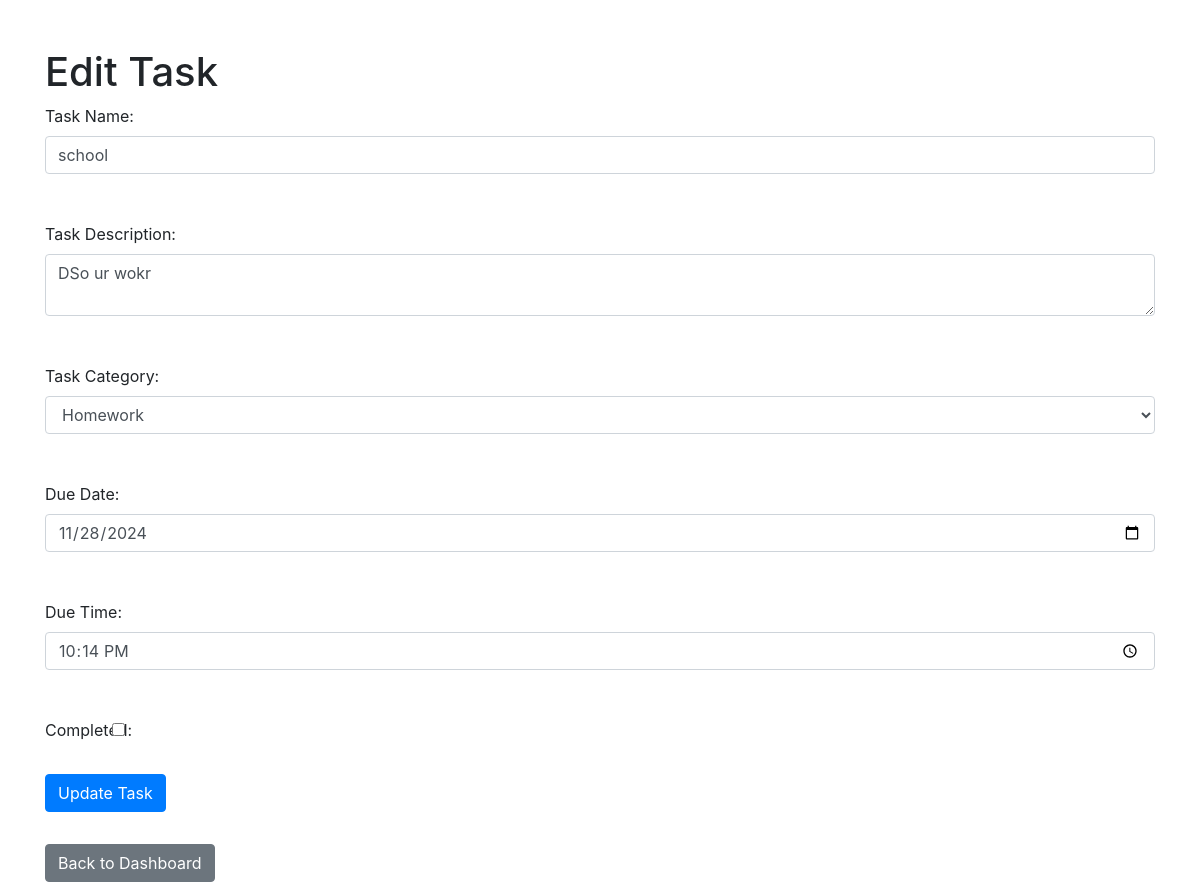
/edit_task/1 (signed in), run on an earlier commit of the app's database.
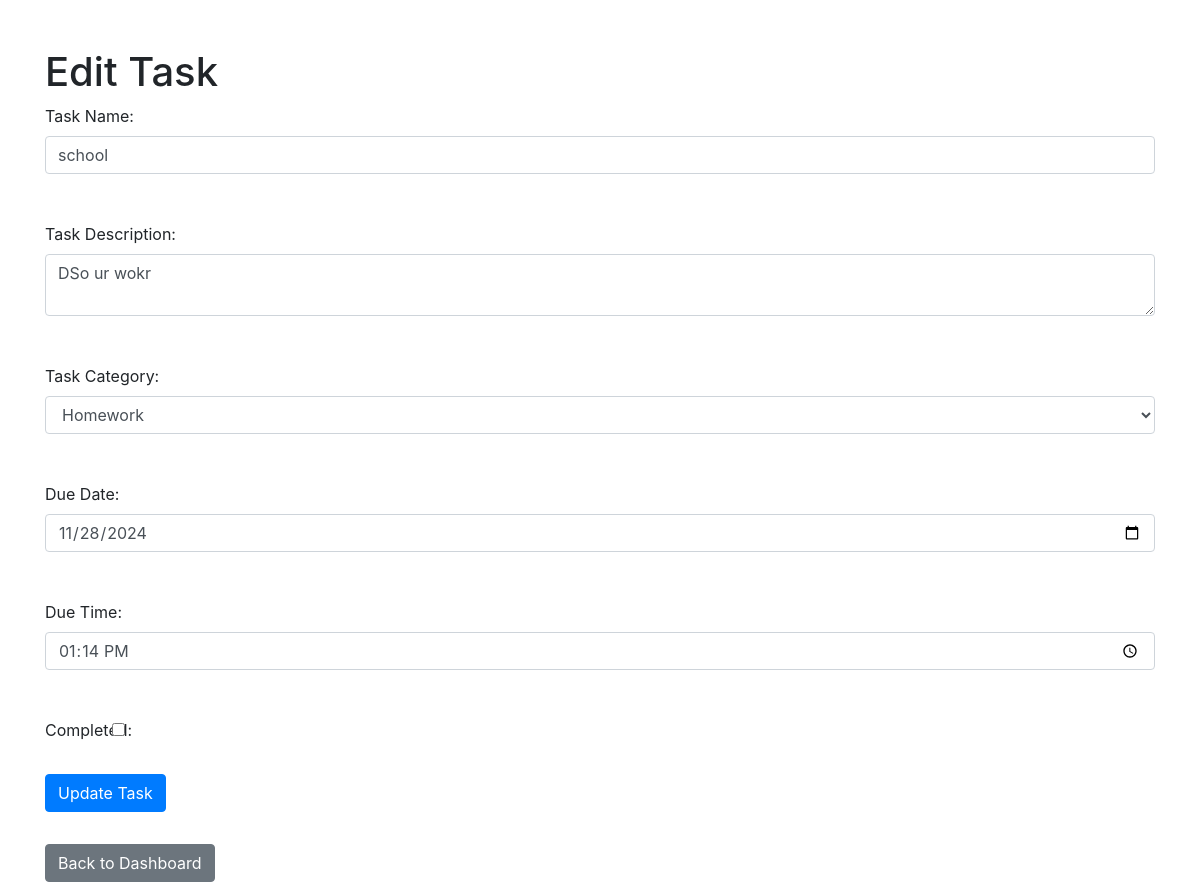
And on a later commit of the database.
### flask_app/setup_db.py (models this page shows)
class ToDo(Base):
    __tablename__ = 'todos'
    id = Column(Integer, primary_key=True)
    name = Column(String, nullable=False)
    description = Column(String, nullable=False)
    category = Column(String, nullable=False)
    user_id = Column(Integer, ForeignKey('users.id'), nullable=False)
    completed = Column(Boolean, default=False)
    due_date = Column(DateTime, nullable=False)

### flask_app/app.py (the view, shortened to what this page needs)
@app.route('/edit_task/<int:task_id>', methods=['GET', 'POST'])
def edit_task(task_id):
    if "user_id" not in session:
        flash("Please log in to edit a task", "warning")
        return redirect(url_for('login'))
    task = db_session.query(ToDo).filter_by(id=task_id, user_id=session['user_id']).first()
    if not task:
        flash("Task not found", "error")
        return redirect(url_for('dashboard'))
    return render_template('edit_task.html', task=task)

### flask_app/templates/edit_task.html (shortened to what this page needs)
<!DOCTYPE html>
<html lang="en">
<head>
    <link href="https://stackpath.bootstrapcdn.com/bootstrap/4.5.2/css/bootstrap.min.css" rel="stylesheet">
</head>
<body>
    <div class="container mt-5">
        <h1>Edit Task</h1>
        <form id="editTaskForm" action="{{ url_for('edit_task', task_id=task.id) }}" method="POST">
            <div class="form-group">
                <label for="taskName">Task Name:</label>
                <input type="text" id="taskName" name="taskName" value="{{ task.name }}" required class="form-control"><br><br>
                <label for="taskDescription">Task Description:</label>
                <textarea id="taskDescription" name="taskDescription" required class="form-control">{{ task.description }}</textarea><br><br>
                <label for="taskCategory">Task Category:</label>
                <select id="taskCategory" name="taskCategory" required class="form-control">
                    <option value="Homework" {% if task.category == 'Homework' %}selected{% endif %}>Homework</option>
                </select><br><br>
                <label for="dueDate">Due Date:</label>
                <input type="date" id="dueDate" name="dueDate" value="{{ task.due_date.strftime('%Y-%m-%d') }}" required class="form-control"><br><br>
                <label for="dueTime">Due Time:</label>
                <input type="time" id="dueTime" name="dueTime" value="{{ task.due_date.strftime('%H:%M') }}" required class="form-control"><br><br>
                <label for="completed">Completed:</label>
                <input type="checkbox" id="completed" name="completed" {% if task.completed %}checked{% endif %} class="form-check-input"><br><br>
                <button type="submit" class="btn btn-primary">Update Task</button>
            </div>
        </form>
        <a href="{{ url_for('dashboard') }}" class="btn btn-secondary mt-3">Back to Dashboard</a>
    </div>
</body>
</html>

What changed in the data, as far as the page shows it:
changed ToDo "school": dueTime "22:14" → "13:14"
